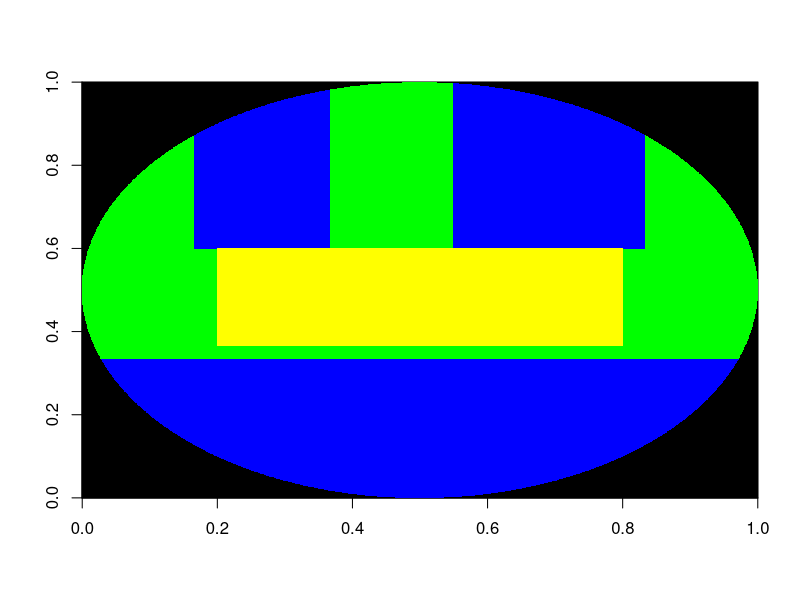

Here is the R script that generated this plot:
geoRadius <- 15000/20
cityGrid <- matrix(rep(-1,(2*geoRadius)^2), 2*geoRadius, 2*geoRadius)
for(i in -geoRadius:geoRadius){
  for(j in -geoRadius:geoRadius){
    dist <- sqrt(i^2+j^2)
    if(dist<=geoRadius){
      cityGrid[i+geoRadius,j+geoRadius] <- 0
    }
  }
}

#Top left residential
for(x in 250:550){
  for(y in 900:1500){
    if(cityGrid[x,y] != -1){
      cityGrid[x,y]<-1
    }
  }
}

#Top right residential
for(x in 825:1250){
  for(y in 900:1500){
    if(cityGrid[x,y] != -1){
      cityGrid[x,y]<-1
    }
  }
}

#Bottom left residential
for(x in 100:400){
  for(y in 1:500){
    if(cityGrid[x,y] != -1){
      cityGrid[x,y]<-1
    }
  }
}

#Bottom right residential
for(x in 1:1500){
  for(y in 1:500){
    if(cityGrid[x,y] != -1){
      cityGrid[x,y]<-1
    }
  }
}

#Center industrial
for(x in 300:1200){
  for(y in 550:900){
    if(cityGrid[x,y] != -1){
      cityGrid[x,y]<-2
    }
  }
}

image(cityGrid, col = c("black","green","blue", "yellow"))
